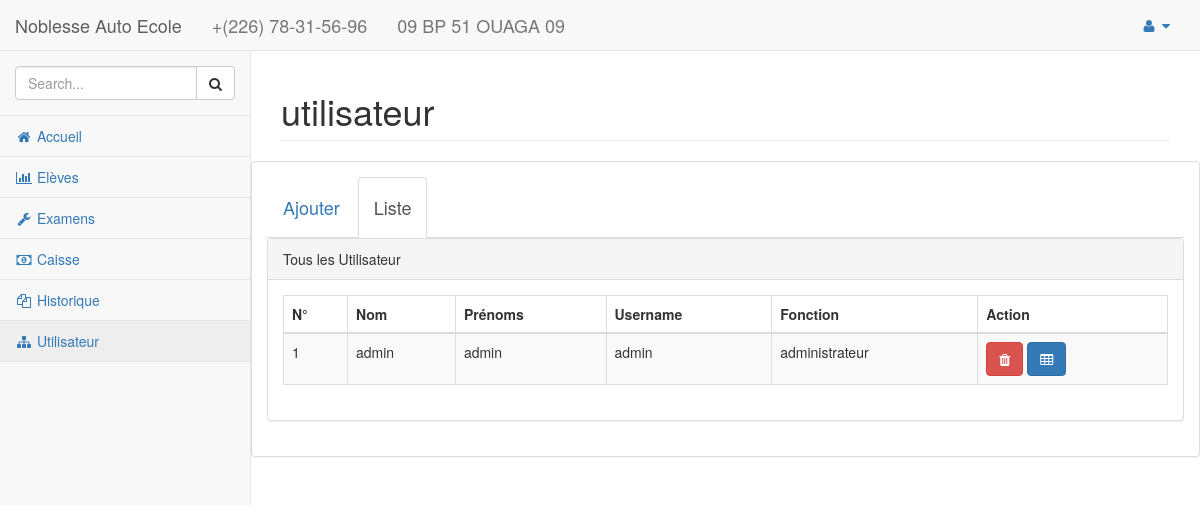
Page /view/index.php?page=utilisateur (signed in) on the committed database.
### tables this page shows
CREATE TABLE `users` (
  `id_user` int(10) NOT NULL,
  `nom_user` varchar(100) DEFAULT NULL,
  `prenom_user` varchar(100) DEFAULT NULL,
  `username` varchar(100) DEFAULT NULL,
  `password` varchar(100) DEFAULT NULL,
  `fonction` varchar(30) DEFAULT NULL
);

### model/User.class.php (called while the page is built, shortened)
<?php
 class User extends Model
 {
    public static function afficher()
    {
        $con = parent::getPDO();
        $ins = $con->query('SELECT * FROM users');
        $donne = $ins->fetchAll(PDO::FETCH_CLASS, 'User');
        return $donne;
    }
 }

### view/page/utilisateur.php (the view, shortened to what this page needs)
<?php include_once '../model/User.class.php' ; ?>
<div class="row">
    <div class="panel panel-default">
        <div class="panel-body">
            <ul class="nav nav-tabs">
                <li ><a href="#ajouter" data-toggle="tab"><h4>Ajouter</h4></a>
                </li>
                <li class="active"><a href="#liste" data-toggle="tab"><h4>Liste</h4></a>
                </li>
            </ul>
            <div class="tab-content">
                <div class="tab-pane fade in active" id="liste">
                    <div class="panel panel-default">
                        <div class="panel-heading">
                            Tous les Utilisateur
                        </div>
                        <div class="panel-body">
                            <table width="100%" class="table table-striped table-bordered table-hover" id="dataTables-example">
                                <thead>
                                    <tr>
                                        <th>N°</th>
                                        <th>Nom</th>
                                        <th>Prénoms</th>
                                        <th>Username</th>
                                        <th>Fonction</th>
                                        <th>Action</th>
                                    </tr>
                                </thead>
                                <tbody>
                                    <?php $users = User::afficher(); $i=1; ?>
                                    <?php foreach ($users as $user) : ?>
                                    <tr class="odd gradeX">
                                        <td><?=$i; ?></td>
                                        <td><?=$user->nom_user; ?></td>
                                        <td><?=$user->prenom_user; ?></td>
                                        <td><?=$user->username; ?></td>
                                        <td><?=$user->fonction; ?></td>
                                        <td class="center">
                                            <button title="Supprimer" type="button" class="btn btn-danger" data-toggle="modal" data-target="<?='#mod'.$i;?>">
                                              <span class="fa fa-trash"></span>
                                            </button>
                                            <a title="Détail" class="btn btn-primary" href="index.php?page=de_utilisateur&id_user=<?=$user->id_user;?>">
                                              <span class="fa fa-table"></span>
                                            </a>
                                        </td>
                                    </tr>
                                    <?php $i++; ?>
                                    <?php endforeach; ?>
                                </tbody>
                            </table>
                        </div>
                    </div>
                </div>
            </div>
        </div>
    </div>
</div>

### rows in the picture
users: nom_user "admin", prenom_user "admin", username "admin", fonction "administrateur"

### other values in the picture
$config['NOM'] "Noblesse Auto Ecole"
$config['NUMERO'] "+(226) 78-31-56-96"
$config['LOCATION'] "09 BP 51 OUAGA 09"
$page "utilisateur"
